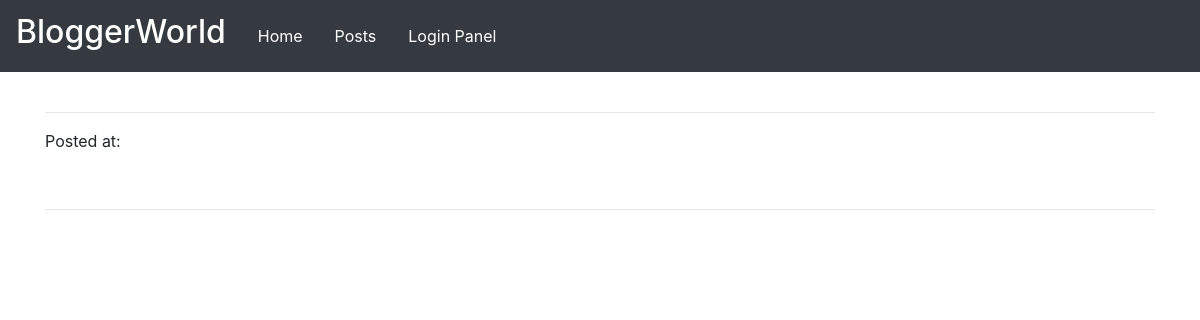
The page /blogpage/WILL-I-DIE-WHEN-I-DO-THIS on the database as committed earlier.
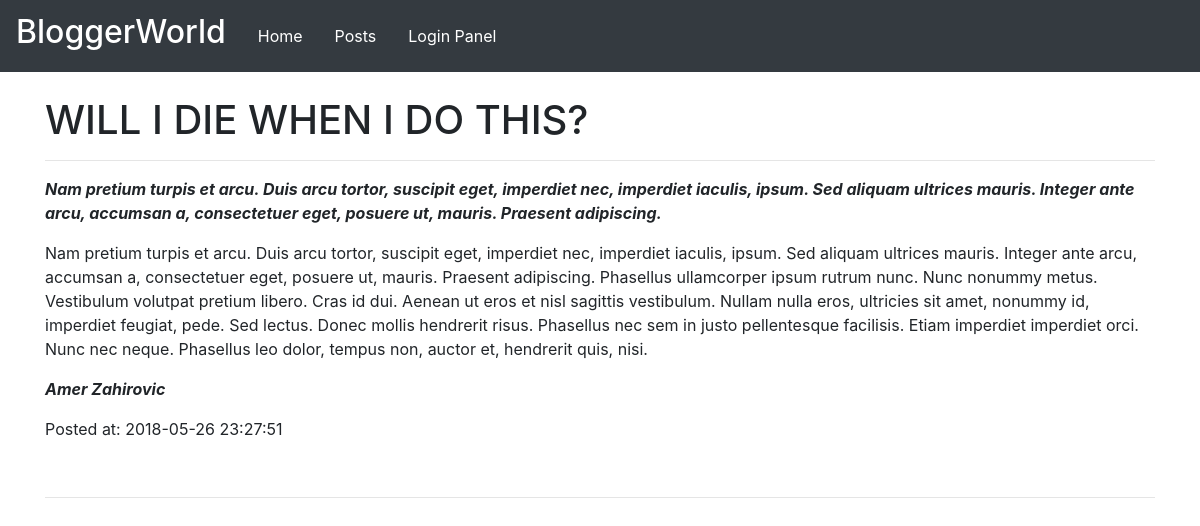
The same page on the database as committed later.
### tables this page shows
CREATE TABLE `posts` (
  `id` int(11) NOT NULL,
  `author` varchar(255) NOT NULL,
  `title` varchar(255) NOT NULL,
  `content` text NOT NULL,
  `created_at` datetime NOT NULL DEFAULT CURRENT_TIMESTAMP,
  `slug` varchar(255) NOT NULL,
  `shortdescription` varchar(255) NOT NULL
);

### public/blogpage.php (the view, shortened to what this page needs)
<?php
	require '../config.php';
	$array =$_GET;
	$imploded = implode('', $array);
	$blog = $connection->prepare('SELECT *FROM posts WHERE slug = :slug');
	$blog->execute(['slug' => $imploded]);
	$blog = $blog->fetch(PDO::FETCH_ASSOC);
 ?>
<!DOCTYPE html>
<html>
<head>
	<link rel="stylesheet" href="https://stackpath.bootstrapcdn.com/bootstrap/4.1.1/css/bootstrap.min.css">
	<link rel="stylesheet" type="text/css" href="../css/main.css">
</head>
<body>
	<div class="navbar navbar-expand-lg navbar-dark  bg-dark">
		<div class="navbar-brand ">
			<h2>BloggerWorld</h2>
		</div>
		<ul class="nav">
			<li class="nav-item">
				<a class="nav-link" href="../index.php">Home</a>
			</li>
			<li class="nav-item">
				<a class="nav-link" href="../posts.php">Posts</a>
			</li>
			<li class="nav-item">
				<a class="nav-link" href="../loginpanel.php">Login Panel</a>
			</li>
		</ul>
	</div>
	<div class="container-fluid">
		<div class="container">
			<br>
			<div class="posts">
				<h1><?php echo $blog['title']?></h1>
				<hr>
				<p><b><i><?php  echo $blog['shortdescription'];?></i></b></p>
				<p><?php echo $blog['content'] ?></p>
				<p><b><i><?php echo $blog['author'] ?></i></b></p>
				<p>Posted at: <?php echo $blog['created_at']; ?></p>
				<br>
				<hr>
			</div>
		</div>
	</div>
</body>
</html>

Rows that differ between the two databases and show on the page:
now on this page (row edited): posts: title "WILL I DIE WHEN I DO THIS?", shortdescription "Nam pretium turpis et arcu. Duis arcu tortor, suscipit eget, imperdiet nec, imperdiet iaculis, ipsum. Sed aliquam ultrices mauris. Integer ante arcu, accumsan a, consectetuer eget, posuere ut, mauris. Praesent adipiscing.", content "Nam pretium turpis et arcu. Duis arcu tortor, suscipit eget, imperdiet nec, imperdiet iaculis, ipsum. Sed aliquam ultrices mauris. Integer ante arcu, accumsan a, consectetuer eget, posuere ut, mauris. Praesent adipiscing. Phasellus ullamcorper ipsum rutrum nunc. Nunc nonummy metus. Vestibulum volutpat pretium libero. Cras id dui. Aenean ut eros et nisl sagittis vestibulum. Nullam nulla eros, ultricies sit amet, nonummy id, imperdiet feugiat, pede. Sed lectus. Donec mollis hendrerit risus. Phasellus nec sem in justo pellentesque facilisis. Etiam imperdiet imperdiet orci. Nunc nec neque. Phasellus leo dolor, tempus non, auctor et, hendrerit quis, nisi.", author "Amer Zahirovic", created_at "2018-05-26 23:27:51"
